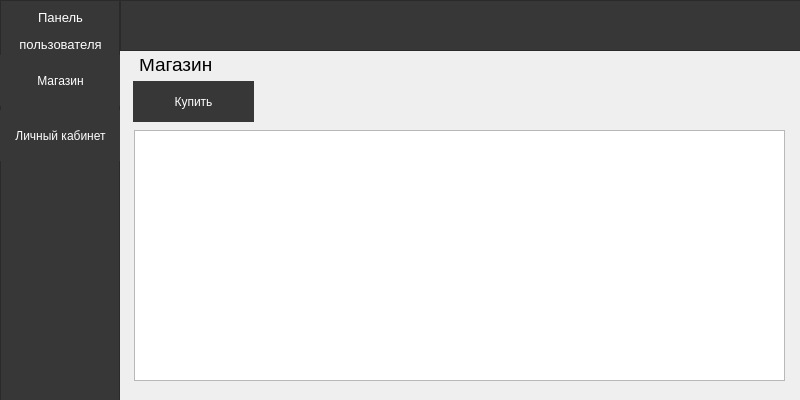
<?xml version="1.0" encoding="UTF-8"?>
<ui version="4.0">
 <class>MainWindow</class>
 <widget class="QMainWindow" name="MainWindow">
  <property name="geometry">
   <rect>
    <x>0</x>
    <y>0</y>
    <width>800</width>
    <height>400</height>
   </rect>
  </property>
  <property name="minimumSize">
   <size>
    <width>800</width>
    <height>400</height>
   </size>
  </property>
  <property name="maximumSize">
   <size>
    <width>800</width>
    <height>400</height>
   </size>
  </property>
  <property name="windowTitle">
   <string>MainWindow</string>
  </property>
  <widget class="QWidget" name="centralwidget">
   <widget class="QFrame" name="frame">
    <property name="geometry">
     <rect>
      <x>0</x>
      <y>0</y>
      <width>120</width>
      <height>401</height>
     </rect>
    </property>
    <property name="styleSheet">
     <string notr="true">background-color: rgb(55, 55, 55);</string>
    </property>
    <property name="frameShape">
     <enum>QFrame::StyledPanel</enum>
    </property>
    <property name="frameShadow">
     <enum>QFrame::Raised</enum>
    </property>
    <widget class="QPushButton" name="btn_goto_shop">
     <property name="geometry">
      <rect>
       <x>0</x>
       <y>55</y>
       <width>121</width>
       <height>51</height>
      </rect>
     </property>
     <property name="styleSheet">
      <string notr="true">QPushButton {
color: white;
background-color: rgb(55,55,55);
border: 0px, solid;
}

QPushButton:hover {
background-color: gray;
}</string>
     </property>
     <property name="text">
      <string>Магазин</string>
     </property>
    </widget>
    <widget class="QLabel" name="label">
     <property name="geometry">
      <rect>
       <x>5</x>
       <y>10</y>
       <width>111</width>
       <height>41</height>
      </rect>
     </property>
     <property name="styleSheet">
      <string notr="true">color: rgb(255, 255, 255);</string>
     </property>
     <property name="text">
      <string>&lt;html&gt;&lt;head/&gt;&lt;body&gt;&lt;p align=&quot;center&quot;&gt;&lt;span style=&quot; font-size:10pt;&quot;&gt;Панель&lt;/span&gt;&lt;/p&gt;&lt;p align=&quot;center&quot;&gt;&lt;span style=&quot; font-size:10pt;&quot;&gt;пользователя&lt;/span&gt;&lt;/p&gt;&lt;/body&gt;&lt;/html&gt;</string>
     </property>
    </widget>
    <widget class="QPushButton" name="btn_got_account">
     <property name="geometry">
      <rect>
       <x>0</x>
       <y>110</y>
       <width>121</width>
       <height>51</height>
      </rect>
     </property>
     <property name="styleSheet">
      <string notr="true">QPushButton {
color: white;
background-color: rgb(55,55,55);
border: 0px, solid;
}

QPushButton:hover {
background-color: gray;
}</string>
     </property>
     <property name="text">
      <string>Личный кабинет</string>
     </property>
    </widget>
   </widget>
   <widget class="QFrame" name="frame_2">
    <property name="geometry">
     <rect>
      <x>120</x>
      <y>0</y>
      <width>681</width>
      <height>51</height>
     </rect>
    </property>
    <property name="styleSheet">
     <string notr="true">background-color: rgb(55, 55, 55);</string>
    </property>
    <property name="frameShape">
     <enum>QFrame::StyledPanel</enum>
    </property>
    <property name="frameShadow">
     <enum>QFrame::Raised</enum>
    </property>
   </widget>
   <widget class="QStackedWidget" name="stackedWidget">
    <property name="geometry">
     <rect>
      <x>129</x>
      <y>59</y>
      <width>661</width>
      <height>331</height>
     </rect>
    </property>
    <widget class="QWidget" name="page_shop">
     <widget class="QLabel" name="label_2">
      <property name="geometry">
       <rect>
        <x>10</x>
        <y>-10</y>
        <width>91</width>
        <height>31</height>
       </rect>
      </property>
      <property name="font">
       <font>
        <pointsize>14</pointsize>
       </font>
      </property>
      <property name="text">
       <string>&lt;html&gt;&lt;head/&gt;&lt;body&gt;&lt;p&gt;Магазин&lt;/p&gt;&lt;/body&gt;&lt;/html&gt;</string>
      </property>
     </widget>
     <widget class="QTableWidget" name="tableWidget_view_shop">
      <property name="geometry">
       <rect>
        <x>5</x>
        <y>71</y>
        <width>651</width>
        <height>251</height>
       </rect>
      </property>
      <property name="editTriggers">
       <set>QAbstractItemView::NoEditTriggers</set>
      </property>
     </widget>
     <widget class="QPushButton" name="btn_buy_product">
      <property name="geometry">
       <rect>
        <x>4</x>
        <y>22</y>
        <width>121</width>
        <height>41</height>
       </rect>
      </property>
      <property name="styleSheet">
       <string notr="true">QPushButton {
color: white;
background-color: rgb(55,55,55);
border: 0px, solid;
}

QPushButton:hover {
background-color: gray;
}</string>
      </property>
      <property name="text">
       <string>Купить</string>
      </property>
     </widget>
     <widget class="QLabel" name="label_view_balance">
      <property name="geometry">
       <rect>
        <x>386</x>
        <y>22</y>
        <width>261</width>
        <height>31</height>
       </rect>
      </property>
      <property name="font">
       <font>
        <pointsize>14</pointsize>
       </font>
      </property>
      <property name="text">
       <string>&lt;html&gt;&lt;head/&gt;&lt;body&gt;&lt;p&gt;&lt;br/&gt;&lt;/p&gt;&lt;/body&gt;&lt;/html&gt;</string>
      </property>
     </widget>
    </widget>
    <widget class="QWidget" name="page_account">
     <widget class="QLabel" name="label_hello_customer">
      <property name="geometry">
       <rect>
        <x>4</x>
        <y>32</y>
        <width>471</width>
        <height>31</height>
       </rect>
      </property>
      <property name="font">
       <font>
        <pointsize>12</pointsize>
       </font>
      </property>
      <property name="text">
       <string>&lt;html&gt;&lt;head/&gt;&lt;body&gt;&lt;p&gt;Здравствуйте, &lt;/p&gt;&lt;/body&gt;&lt;/html&gt;</string>
      </property>
     </widget>
     <widget class="QLabel" name="label_4">
      <property name="geometry">
       <rect>
        <x>10</x>
        <y>0</y>
        <width>151</width>
        <height>31</height>
       </rect>
      </property>
      <property name="font">
       <font>
        <pointsize>14</pointsize>
       </font>
      </property>
      <property name="text">
       <string>&lt;html&gt;&lt;head/&gt;&lt;body&gt;&lt;p&gt;Личный кабинет&lt;/p&gt;&lt;/body&gt;&lt;/html&gt;</string>
      </property>
     </widget>
     <widget class="QTableWidget" name="tableWidget_view_deals">
      <property name="geometry">
       <rect>
        <x>5</x>
        <y>71</y>
        <width>651</width>
        <height>251</height>
       </rect>
      </property>
     </widget>
    </widget>
   </widget>
  </widget>
 </widget>
 <resources/>
 <connections/>
</ui>
